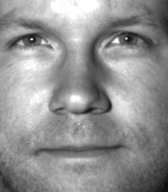
#> input picture CroppedYale/yaleB03/yaleB03_P00A+010E+00.pgm, 168 x 192 px; its folder holds only this picture in this run
$ jupyter execute --allow-errors 'PCA Process.ipynb'   (shell and % lines are left out)   (Python 2 division)
#> lines starting #> are read from the running program, lines starting #| are printed output that depends on the picture
Data Source: http://vision.ucsd.edu/~iskwak/ExtYaleDatabase/ExtYaleB.html

[cell 1]
import numpy as np
import pandas as pd
import matplotlib.pyplot as plt
import seaborn as sb
from PIL import Image
from scipy.io import loadmat
from scipy import stats
from scipy.stats import multivariate_normal
import re
import glob

[cell 2]
def read_images(data_path,target_folders,label_1_folder,reduce_height = 24,reduce_width = 21):
    """
    This function reads in all images inside the specified folders, and label the images based on label_1_folder
    data_path: the path of the folder where all the image folders reside in
    target_folders: the target_folders to be read from
    label_1_folder: images in the specified folders will be labeled with 1
    """
#> called with data_path = 'CroppedYale/', reduce_height = 24, reduce_width = 21
    # label_1_folder = [9,21]
    folder_paths = glob.glob(data_path + "*")
    images = [] # Initialize a list to record images
    labels = [] # Initialize a list to record labels
    for folder_path in folder_paths:
        index = int(folder_path[-2:]) # Get the index embeded in the folder path
        if index in target_folders:
            # Assign labels
            if index in label_1_folder:
                label =1
            else:
                label = 0

            # Read in images and corresponding labels
            img_paths = glob.glob(folder_path + "/*.pgm")
            for img_path in img_paths:
                if img_path.find("Ambient")>0:
                    img_paths.remove(img_path) # We do not want the "Ambient" image because it is a profile picture
                else:
                    # img = plt.imread(img_path) # Used to read image without resizing
                    img_raw = Image.open(img_path) # Used when we need to resize the image (downsize in this case)
#> img_raw is the input picture: PIL image 168x192 L; min 12, max 255, mean 146
                    img_reduce = img_raw.resize((reduce_width, reduce_height), Image.BILINEAR) # Resize the image
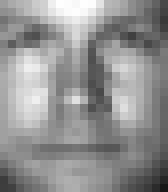
#> img_reduce: PIL image 21x24 L (shown 8 times larger); min 24, max 254, mean 146.1
                    img = np.array(img_reduce) # This step is necessary if we use Image.open()
                    images.append(img)
                    labels.append(label)
#> pass 2 of the loop in read_images, `for folder_path in folder_paths:`:
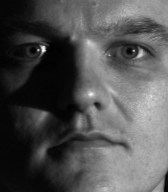
#> input picture CroppedYale/yaleB07/yaleB07_P00A-050E+00.pgm, 168 x 192 px
#> in read_images, img_raw is the input picture: PIL image 168x192 L; min 0, max 253, mean 82
#> in read_images, `img_reduce = img_raw.resize((reduce_width, reduce_height), Image.BILIN..`:
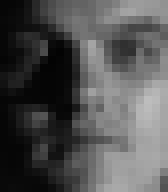
#> img_reduce: PIL image 21x24 L (shown 8 times larger); min 3, max 189, mean 82
#> pass 3 of the loop in read_images, `for folder_path in folder_paths:`:
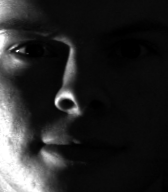
#> input picture CroppedYale/yaleB16/yaleB16_P00A+110E-20.pgm, 168 x 192 px
#> in read_images, img_raw is the input picture: PIL image 168x192 L; min 0, max 255, mean 37.8
#> in read_images, `img_reduce = img_raw.resize((reduce_width, reduce_height), Image.BILIN..`:
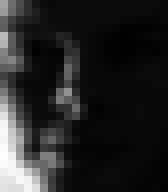
#> img_reduce: PIL image 21x24 L (shown 8 times larger); min 0, max 253, mean 37.8
    return images,labels


def dark_pixel_curve(images,light_threshold = 20):
    """
    Images are taken at different lighting conditions; thus some of the photos are dark. In order to avoid
    the impact of the bad lighting conditions, we need to remove photos with large number of dark pixels.
    This curve shows us the number of images to be removed at different thresholds (total number of pixels
    that are below 20 in one image). It can help us select an appropriate threshold.
    """
    height, width = images[0].shape # Get the dimension of one image
    images_num = len(images)
    thresh_list = range(100,height*width,100) # Threshold levels to be tested: from 100 to the total pixels
    remove_list = []
    for dark_pixel_threshold in thresh_list:
        remove_count = 0
        for i in range(0,images_num):
            if sum(sum(images[i] < light_threshold)) > dark_pixel_threshold:
                remove_count = remove_count + 1
        remove_list.append(remove_count)

    plt.plot(thresh_list,remove_list)
    plt.xlabel("Number of dark pixels in an image")
    plt.ylabel("Number of images to be removed from the list")
    plt.title("Select the right threshold level")

def remove_dark_img(imgs,labels,dark_pixel_threshold,light_threshold = 20):
    """
    This function remove images that have more dark pixels (<20) than our threshold
    """
#> called with dark_pixel_threshold = 180, light_threshold = 20
    remove_count = 0
    imgs_num = len(imgs)
    for i in range(imgs_num-1,0-1,-1):
        if sum(sum(imgs[i] < light_threshold)) > dark_pixel_threshold:
            del imgs[i]
            del labels[i]
            remove_count = remove_count + 1
    print "%(count)d images are below our threshold and thus removed from the list" % {"count": remove_count}
    return imgs,labels,remove_count

def plot_images(imgs,labels):
    """
    Plot 25 images selected randomly
    """
    ind = np.random.permutation(len(imgs))

    # Create figure with 3x3 sub-plots.
    fig, axes = plt.subplots(5, 5,figsize=(15,15))
    fig.subplots_adjust(hspace=0.1, wspace=0.01)

    for i, ax in enumerate(axes.flat):
        ax.imshow(imgs[ind[i]], plt.cm.gray)
        xlabel = "Anomaly: {0}".format(labels[ind[i]])
        # Show the classes as the label on the x-axis.
        ax.set_xlabel(xlabel)

        # Remove ticks from the plot.
        ax.set_xticks([])
        ax.set_yticks([])

    plt.show()

def show_anomaly_images(images,labels):
    """
    This function randomly show 9 images with label 1
    """
    anomaly_label_index = np.asarray(np.where(labels)).reshape(-1) # Get the indice of anomaly
    anomaly_image = [images[i] for i in anomaly_label_index] # Extract the images labeled as anomaly
    anomaly_label = [labels[i] for i in anomaly_label_index] # Extract the images labeled as anomaly
    plot_images(anomaly_image,anomaly_label) # Show 9 images randomly

def plot_eigenfaces(pca_matrix,height, width):
    """
    This function plot the eigenfaces based on the given PCA Matrix
    """
    n_eigen = pca_matrix.shape[1]
    # Define the layout of the plots
    n_row = 4
    n_col = n_eigen//n_row

    # Create figure with 3x3 sub-plots.
    fig, axes = plt.subplots(n_row, n_col,figsize=(15,15))
    fig.subplots_adjust(hspace=0.1, wspace=0.01)

    for i, ax in enumerate(axes.flat):
        ax.imshow(pca_matrix[:,i].reshape(height, width), plt.cm.gray)
        xlabel = "Eigenface: {0}".format(i+1)
        # Show the classes as the label on the x-axis.
        ax.set_xlabel(xlabel)

        # Remove ticks from the plot.
        ax.set_xticks([])
        ax.set_yticks([])

def mean_shift(components):
    """
    This function applies mean shift to each component in the component matrix
    The input components is a n*m matrix. Each row correspons to one component
    """
    component_mean = np.mean(components,axis = 1)
    shifted_components = (components.T - component_mean).T # Necessary to take transpose twice here
    return shifted_components

def check_eigen(eigen_value, eigen_vector,cov_matrix):
    """
    This function check the correctness of eigenvector & eigenvalue through the equation
    cov_matrix * eigen_vector = eigen_value * eigen_vector
    """
    for i in range(len(eigen_value)):
        n = cov_matrix.shape[1]
        eigv = eigen_vector[:,i].reshape(1,n).T
        np.testing.assert_array_almost_equal(cov_matrix.dot(eigv), eigen_value[i] * eigv, decimal=6, err_msg='', verbose=True)

## Read in Images and Remove Over-shadowed Ones

[cell 3]
# Define the images to be read and the corresponding labels
label_1_folder = [9,21]
target_folders = range(1,22)
data_path = "CroppedYale/"

# We also need to reduce the size of the image for the convenience of computation
reduce_height = 24
reduce_width = 21

# Read the images and reduce the size
images,labels = read_images(data_path,target_folders,label_1_folder,reduce_height,reduce_width)

# Number of labels as "Anomaly" and Total Number of Labels
sum(labels),len(labels)

[cell 4]
# To evaluate the threshold of the dark pixels
# dark_pixel_curve(images)

imgs = images[:] # Create a copy
# Eliminate the images and labels whose number of dark pixels are above the threshold
# The threshold is determined based on the dark_pixel_curve() function above
imgs,labels,remove_count = remove_dark_img(imgs,labels,180)

#> (the rest of this cell did not finish here and is left out)

#> (a cell that did not finish here is left out)

## Apply PCA for Dimension Reduction

[cell 6]
# Define the number of Principal Components we want to keep from the image
n_components = 20

# Find the dimension of one image
height, width = imgs[0].shape
#> height = 24; width = 21
num_imgs = len(imgs)
height, width,num_imgs

### Convert the Images List to a 2-Dimensional Matrix
Convert each image from 2D to 1D array, and each column of the new matrix will be one image.

[cell 7]
# Initialize the matrix to store the entire image list
imgs_matrix = np.zeros((height*width,num_imgs))

# Iterate through each image, convert it into an array, and add to the imgs_matrix as a column
for i in range(0,len(imgs)):
    imgs_matrix[:,i] = imgs[i].reshape(height*width)
imgs_matrix.shape
#> Out = (504, 2)

### Compute the Covariance Matrix of the Image Matrix
The Covariance Matrix should be a symmetric square matrix with shape $n*n$, where $n$ is the row number of the Image Matrix, or **the number of the components**.

[cell 8]
cov_matrix = np.cov(imgs_matrix)
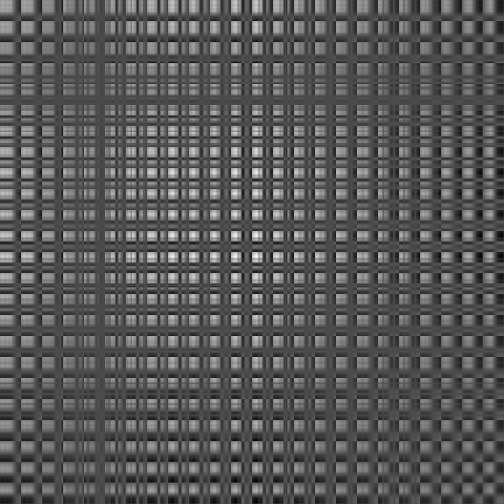
#> cov_matrix: shape (504, 504) float64; min -11300.5, max 27144.5, mean 2052.3; drawn with min black and max white
cov_matrix.shape
#> Out = (504, 504)

### Compute the eigenvectors and the corresponding eigenvalues based on the Covariance Matrix

[cell 9]
# Compute the eigen value and eigen vectors
eigen_value, eigen_vector = np.linalg.eig(cov_matrix)

# Sort the eigenvectors by decreasing eigenvalues
# First make a list of (eigenvalue, eigenvector) tuples
eig_pairs = [(np.abs(eigen_value[i]), eigen_vector[:,i]) for i in range(len(eigen_value))]
# Sort the (eigenvalue, eigenvector) tuples from high to low
eig_pairs.sort(key=lambda x: x[0], reverse=True)

# Convert the sorted eigen vector list to matrix form
eigen_vector_sorted = np.zeros((height*width,n_components))
for i in range(0,n_components):
    eigen_vector_sorted[:,i] = eig_pairs[i][1]
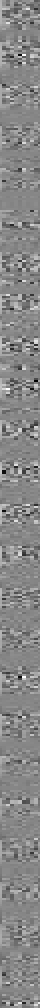
#> eigen_vector_sorted: shape (504, 20) float64 (shown 2 times larger); min -0.205, max 0.183, mean 0.00171; drawn with min black and max white

### Compute the PCA Matrix and Visualize the Eigenfaces

[cell 10]
# Cut the sorted eigenvectors by columns to get the transformational matrix for PCA
pca_matrix = eigen_vector_sorted[:,:n_components]
pca_matrix.shape
#> Out = (504, 20)

[cell 11]
# Visualize the eigenfaces with the pca matrix
plot_eigenfaces(pca_matrix,height, width)
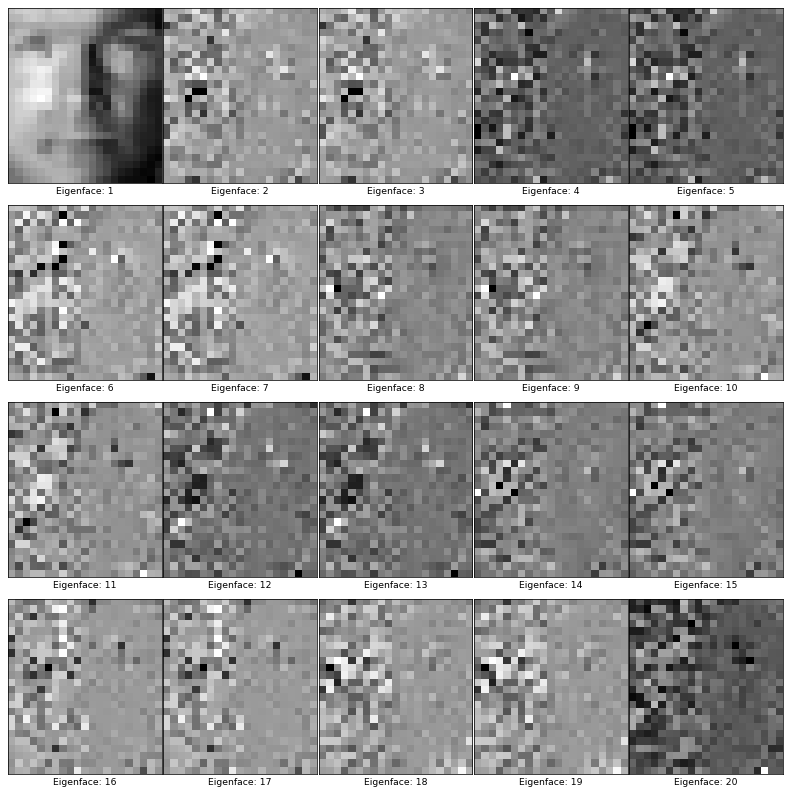
#> figure drawn by matplotlib, 20 panels
